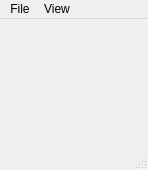
<?xml version="1.0" encoding="UTF-8"?>
<ui version="4.0">
 <class>MainWindow</class>
 <widget class="QMainWindow" name="MainWindow">
  <property name="geometry">
   <rect>
    <x>0</x>
    <y>0</y>
    <width>148</width>
    <height>170</height>
   </rect>
  </property>
  <property name="windowTitle">
   <string>GIFTest</string>
  </property>
  <widget class="QWidget" name="centralWidget">
   <layout class="QVBoxLayout" name="verticalLayout">
    <item>
     <widget class="QLabel" name="label">
      <property name="sizePolicy">
       <sizepolicy hsizetype="MinimumExpanding" vsizetype="MinimumExpanding">
        <horstretch>0</horstretch>
        <verstretch>0</verstretch>
       </sizepolicy>
      </property>
      <property name="text">
       <string/>
      </property>
     </widget>
    </item>
   </layout>
  </widget>
  <widget class="QMenuBar" name="menuBar">
   <property name="geometry">
    <rect>
     <x>0</x>
     <y>0</y>
     <width>148</width>
     <height>26</height>
    </rect>
   </property>
   <widget class="QMenu" name="menuFile">
    <property name="title">
     <string>File</string>
    </property>
    <addaction name="separator"/>
    <addaction name="actionOpen"/>
    <addaction name="actionSave"/>
    <addaction name="actionExport_GIF"/>
   </widget>
   <widget class="QMenu" name="menuView">
    <property name="title">
     <string>View</string>
    </property>
    <addaction name="actionComment"/>
   </widget>
   <addaction name="menuFile"/>
   <addaction name="menuView"/>
  </widget>
  <widget class="QStatusBar" name="statusBar"/>
  <action name="actionOpen">
   <property name="text">
    <string>Open...</string>
   </property>
  </action>
  <action name="actionExport_GIF">
   <property name="text">
    <string>Export GIF...</string>
   </property>
  </action>
  <action name="actionComment">
   <property name="text">
    <string>Comment...</string>
   </property>
  </action>
  <action name="actionSave">
   <property name="text">
    <string>Save</string>
   </property>
  </action>
 </widget>
 <layoutdefault spacing="6" margin="11"/>
 <resources/>
 <connections/>
</ui>
